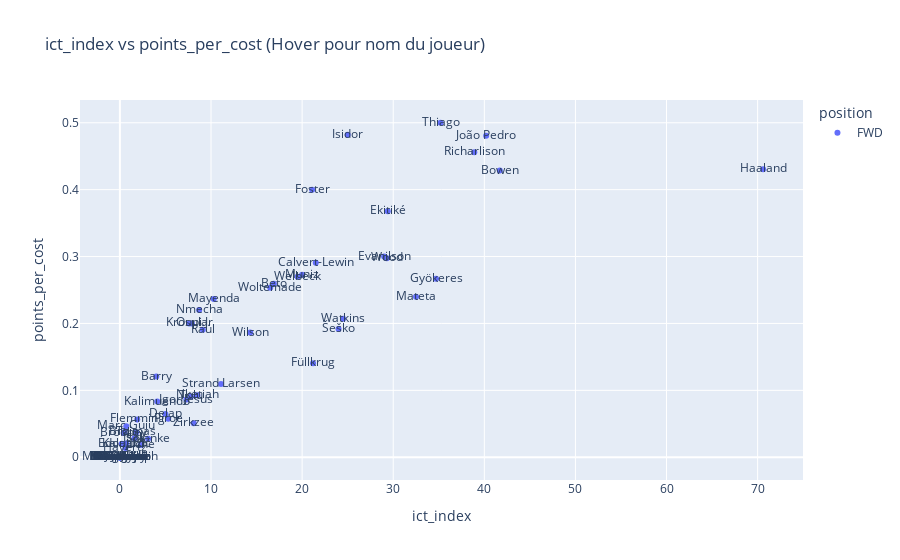

The cell this chart's notebook holds for it:
### Code cell
import plotly.express as px

fig = px.scatter(
    df_players[df_players['position'] == 'FWD'],  # Filtrer pour éviter les joueurs sans minutes
    x='ict_index',
    y='points_per_cost',
    text='web_name',  # Affiche le nom au survol
    color='position', # Optionnel, couleur par poste
    title='ict_index vs points_per_cost (Hover pour nom du joueur)'
)

fig.update_traces(marker=dict(size=10, opacity=0.7),
                  selector=dict(mode='markers'))
fig.update_layout(hovermode='closest')
fig.show()

### Figure 1 — Plotly figure (JSON) as saved in the notebook; plotly's stock layout.template omitted (floating-point values rounded to 4 significant figures)
{"data": [{"hovertemplate": "position=FWD<br>ict_index=%{x}<br>points_per_cost=%{y}<br>web_name=%{text}<extra></extra>", "legendgroup": "FWD", "marker": {"color": "#636efa", "symbol": "circle"}, "mode": "markers+text", "name": "FWD", "orientation": "v", "showlegend": true, "text": ["Thiago", "Isidor", "João Pedro", "Richarlison", "Haaland", "Bowen", "Foster", "Ekitiké", "Evanilson", "Wood", "Calvert-Lewin", "Muniz", "Welbeck", "Gyökeres", "Beto", "Woltemade", "Mateta", "Mayenda", "Nmecha", "Watkins", "Osula", "Kroupi.Jr", "Šeško", "Raúl", "Wilson", "Füllkrug", "Barry", "Strand Larsen", "Nketiah", "Tolu", "Igor Jesus", "Kalimuendo", "Delap", "Piroe", "Flemming", "Zirkzee", "Marc Guiu", "Broja", "Tzimas", "Brobbey", "Isak", "Solanke", "Kalajdžić", "Édouard", "Uche", "Havertz", "G.Jesus", "Redmond", "Amdouni", "Barnes", "Obafemi", "Enes Ünal", "Adu-Adjei", "Morgan", "Ferguson", "Kostoulas", "N.Jackson", "Marsh", "Y.Chermiti", "Sherif", "Kusi-Asare", "Bamford", "Mateo Joseph", "Gray", "Darwin", "Danns", "Højlund", "Obi", "Wheatley", "Wissa", "Neave", "Awoniyi", "Abdullahi", "Luís Hemir", "Rusyn", "Lankshear", "Scarlett", "Kolo Muani", "Marshall", "Fábio Silva", "Chiwome", "Fraser"], "type": "scatter", "x": [35.2, 25.0, 40.2, 38.9, 70.6, 41.7, 21.1, 29.4, 29.0, 29.3, 21.5, 20.0, 19.5, 34.7, 16.9, 16.5, 32.5, 10.3, 8.7, 24.5, 7.9, 7.6, 24.0, 9.1, 14.3, 21.2, 4.0, 11.1, 8.5, 7.8, 7.3, 4.1, 5.0, 5.3, 1.9, 8.1, 0.7, 0.5, 1.8, 0.4, 1.6, 3.1, 0.7, 0.2, 2.3, 0.6, 0.0, 0.0, 0.0, 0.0, 0.0, 0.0, 0.0, 0.0, 0.0, 0.0, 0.0, 0.0, 0.0, 0.0, 0.0, 0.0, 0.0, 0.0, 0.0, 0.0, 0.0, 0.0, 0.0, 0.0, 0.0, 0.0, 0.0, 0.0, 0.0, 0.0, 0.0, 0.0, 0.0, 0.0, 0.0, 0.0], "xaxis": "x", "y": [0.5, 0.4821, 0.4805, 0.4559, 0.4306, 0.4286, 0.4, 0.3678, 0.3, 0.2973, 0.2909, 0.2727, 0.2698, 0.2667, 0.2593, 0.2535, 0.24, 0.2364, 0.22, 0.2069, 0.2, 0.2, 0.1918, 0.1905, 0.1864, 0.1404, 0.1207, 0.1094, 0.09259, 0.09091, 0.08621, 0.08333, 0.06452, 0.05769, 0.0566, 0.05085, 0.04651, 0.03774, 0.03704, 0.03636, 0.0283, 0.02778, 0.02041, 0.02, 0.01818, 0.0137, 0.0, 0.0, 0.0, 0.0, 0.0, 0.0, 0.0, 0.0, 0.0, 0.0, 0.0, 0.0, 0.0, 0.0, 0.0, 0.0, 0.0, 0.0, 0.0, 0.0, 0.0, 0.0, 0.0, 0.0, 0.0, 0.0, 0.0, 0.0, 0.0, 0.0, 0.0, 0.0, 0.0, 0.0, 0.0, 0.0], "yaxis": "y"}], "layout": {"hovermode": "closest", "legend": {"title": {"text": "position"}, "tracegroupgap": 0}, "title": {"text": "ict_index vs points_per_cost (Hover pour nom du joueur)"}, "xaxis": {"anchor": "y", "domain": [0, 1], "title": {"text": "ict_index"}}, "yaxis": {"anchor": "x", "domain": [0, 1], "title": {"text": "points_per_cost"}}}}
